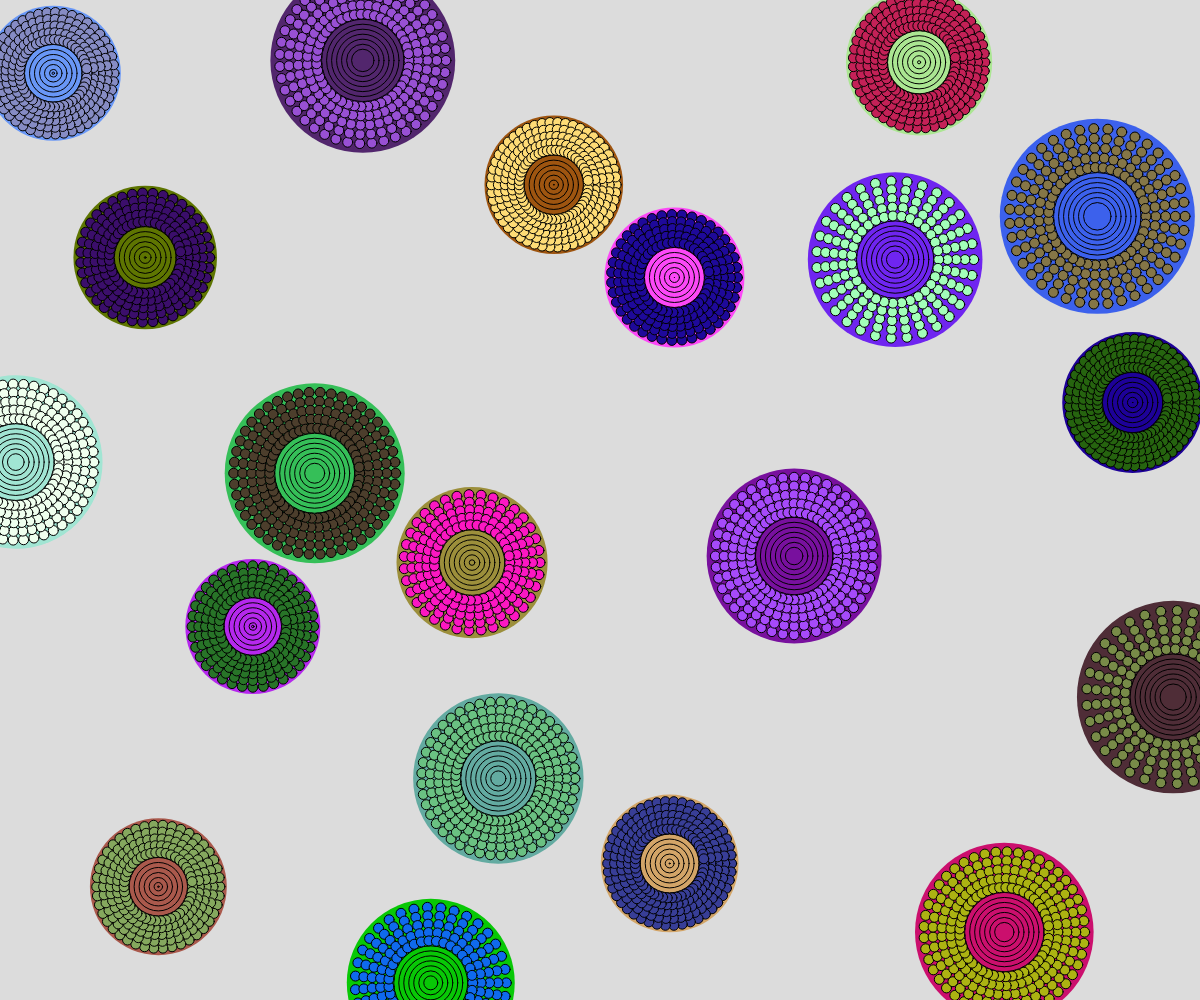
Frame 1 (no input)
Frame 60 (no input): identical to frame 1, image omitted
Frame 120 (the mouse pressed at the canvas centre since frame 60): identical to frame 1, image omitted

The p5.js sketch that drew this single still picture (run headless with seeded random() and noise() and a simulated clock; from frame 60 on, the mouse is pressed at the canvas centre):

// p5.js sketch
// ── sketch.js
let numCircles = 20; // Number of circular shapes
let circles = []; // Array to store circle objects


function setup() 
{
  angleMode(DEGREES);
  createCanvas(windowWidth, windowHeight);
  createNonOverlappingCircle();
}

function draw() 
{
  background(220);
  for (const circle of circles)
    {
      circle.display();
    }
}

function windowResized()
{
  resizeCanvas(windowWidth,windowHeight);
  createNonOverlappingCircle(); //Call function to create more if number is not met.
}

function createNonOverlappingCircle() 
{
  for (let i = 0; i < numCircles; i++)  //Populating circles in to circles array
  {  
    console.log(i);
    let diameter = random(130, 200); //diameter of main circle
    let circleColor = color(random(255), random(255), random(255)); //colour of main circle
    let numSmallCircles = round(random(30, 50)); // Number of small circles around the diameter
    let smallCircleColor = color(random(255), random(255), random(255)); //colour of small circle
    let numLayers = 5; // Number of layers inside the main circle
    let tempCircle = new Circle(random(width), random(height), diameter, circleColor, numSmallCircles, smallCircleColor, numLayers);

    if(checkOverlap(tempCircle))
      {
        tempCircle.x = random(width); //If true (overlap) keep randomising
        tempCircle.y = random(height);
      }
      else if(circles.length<numCircles) //If false (not overlap) check if the array objects are still less than numCircles
      {
        circles.push(tempCircle); //If total number is not met add more to array
        createNonOverlappingCircle(); //Keep restarting functions as it will stop after i=numCircles eventhough total is not met.
      }
      else
      {
        break; //If total is met break out of loop
      }

  }
}

//Checking the overlap with all existing circles array members
function checkOverlap(tempCircle) 
{
  for (let i = 0; i < circles.length; i++) 
    {
      let d = dist(tempCircle.x, tempCircle.y, circles[i].x, circles[i].y);
      if (d < (tempCircle.diameter / 2 + circles[i].diameter / 2)+5) // a generative AI was used in creating the checking logic.
        {
          return true; //If overlapped, returns true.
        }
    }
  return false; //If not overlapped, returns false.
}

//Class for generating circle
class Circle 
{
  constructor(x, y, diameter, circleColor, numSmallCircles, smallCircleColor, numLayers)
  {
    this.x = x;
    this.y = y;
    this.diameter = diameter;
    this.circleColor = circleColor;
    this.numSmallCircles = numSmallCircles;
    this.smallCircleColor = smallCircleColor;
    this.numLayers = numLayers;
  }


  display() 
  {
    // Draw main circle
    fill(this.circleColor);
    noStroke();
    circle(this.x, this.y, this.diameter);

    //Drawing the center disk
    for (let i = 0; i<8; i++)
      {
        stroke(0);
        ellipse(this.x, this.y, this.diameter*0.5-(i*10));
      }
  

    // Draw small circles layers inside the main circle
    for (let l = 1; l <= this.numLayers; l++)
      {
        let layerRadius = this.diameter / 2 * (1 - l / (this.numLayers+5)); // a generative AI was used in creating the layerRadius logic.
        for (let i = 0; i < this.numSmallCircles; i++) 
          {
            let angle = (360/this.numSmallCircles*i);
            let sx = this.x + cos(angle) * (layerRadius);
            let sy = this.y + sin(angle) * (layerRadius);
            fill(this.smallCircleColor);
            ellipse(sx, sy, 10);
          }
      }
  }
}
